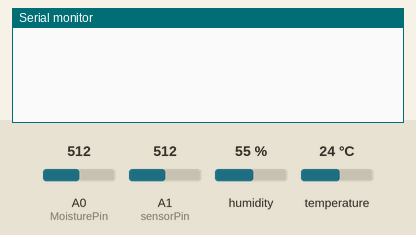
The sketch below on a simulated Arduino Uno, built with avr-gcc and run on an emulated ATmega328P. On the bench: the last lines printed to the serial monitor. Inputs (shaded band) come from the test bench; at power-on: humidity 55 %, A0 (MoisturePin) = 512, A1 (sensorPin) = 512, temperature 24 °C.

Above: at 1.2 s.
1.3 s: humidity set to 22 %
At 3.8 s:
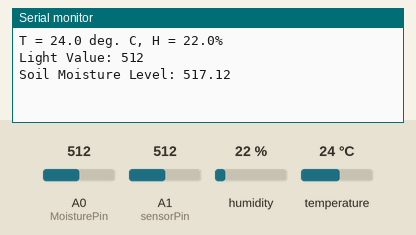
4.5 s: A0 (MoisturePin) set to 716
6.0 s: A1 (sensorPin) set to 716
At 7.2 s:
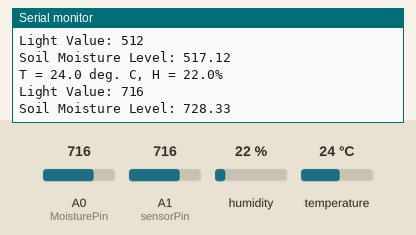
7.5 s: temperature set to 12 °C
9.0 s: A0 (MoisturePin) set to 992
At 9.6 s:
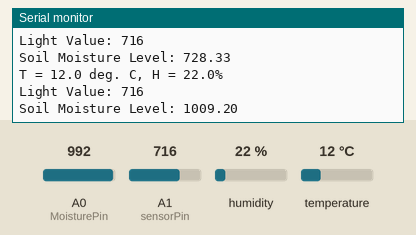
10.5 s: A1 (sensorPin) set to 992
At 12.8 s:
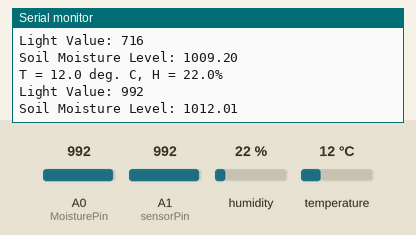
Timing chart, 0 to 13.0 s (numbered marks = the images above; inputs shaded):
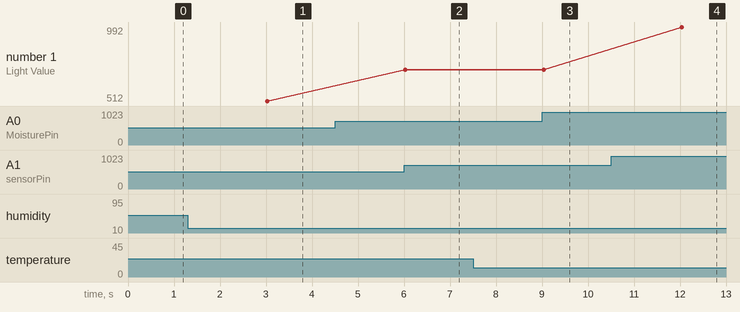

Measured:
- after the input at 1.3 s, the serial monitor: prints a new line after 1.7 s (image 1)
- after the input at 6.0 s, the serial monitor: prints a new line at once (image 2)
- after the input at 9.0 s, the serial monitor: prints a new line after 0.05 s (image 3)
- after the input at 10.5 s, the serial monitor: prints a new line after 1.5 s (image 4)
- plotted number 1: 512 → 716 after the input at 6.0 s, 716 → 992 after the input at 10.5 s

The sketch:

workingSensors.ino
```cpp
//Light Sensor
const int sensorPin = 1;
int lightCal;
int lightVal;

//Temp Humidity
#include <dht_nonblocking.h>
#define DHT_SENSOR_TYPE DHT_TYPE_11
static const int DHT_SENSOR_PIN = 11;
DHT_nonblocking dht_sensor( DHT_SENSOR_PIN, DHT_SENSOR_TYPE );

//Soil Moisture
#define MoisturePin A0
float sensorValue=0;

void setup()
{
  lightCal = analogRead(sensorPin);
  Serial.begin( 9600);
}
static bool measure_environment( float *temperature, float *humidity )
{
  static unsigned long measurement_timestamp = millis( );

  /* Measure once every four seconds. */
  if( millis( ) - measurement_timestamp > 3000ul )
  {
    if( dht_sensor.measure( temperature, humidity ) == true )
    {
      measurement_timestamp = millis( );
      return( true );
    }
  }

  return( false );
}
int soilMoisture(){
   for (int i = 0; i <= 100; i++)
 {
   sensorValue = sensorValue + analogRead(MoisturePin);
   delay(1);
 }
 sensorValue = sensorValue/100.0;
 Serial.println(sensorValue);
 delay(30);
}

void loop(){
  //Light/Photoresistor
  lightVal = analogRead(sensorPin);


  //Humidity/Temp
  float temperature;
  float humidity;

  /* Measure temperature and humidity.  If the functions returns
     true, then a measurement is available. */
  if( measure_environment( &temperature, &humidity ) == true )
  {
    Serial.print( "T = " );
    Serial.print( temperature, 1 );
    Serial.print( " deg. C, H = " );
    Serial.print( humidity, 1 );
    Serial.println( "%" );
    Serial.print("Light Value: ");
    Serial.println(lightVal);
    Serial.print("Soil Moisture Level: ");
    soilMoisture();
  }

}
```
